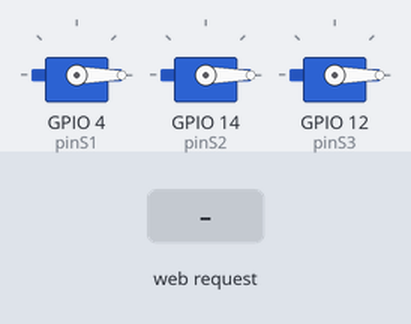
This sketch was run on a simulated ESP8266 (NodeMCU). Parts: 3 × servo. The test bench sets the inputs (shaded band). What the sketch prints to the serial monitor is not drawn.

Above: at 1.2 s.
1.3 s: HTTP request GET /set?m=1&a=1 received
Timing chart, 0 to 4.3 s (numbered marks = the images above; inputs shaded):
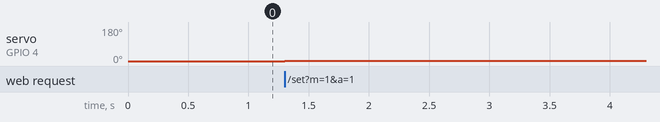

The sketch:

Code_motor_control.ino
```cpp
#include <ESP8266WiFi.h>
#include <ESP8266WebServer.h>
#include <Servo.h>

//code qui run sur une ESP8266, avec la librairie Servo.h. J'utilise des servo moteurs

Servo s1, s2, s3;

// Définition des nouvelles broches sécurisées
const int pinS1 = 4;  // Correspond à D2 sur la carte
const int pinS2 = 14;  // Correspond à D5 sur la carte
const int pinS3 = 12; // Correspond à D6 sur la carte

ESP8266WebServer server(80);

// Code HTML de la page web envoyée au smartphone
const char HTML_INTERFACE[] PROGMEM = R"=====(
<!DOCTYPE html>
<html>
<head>
  <meta charset="utf-8">
  <meta name="viewport" content="width=device-width, initial-scale=1">
  <title>Lattice Gripper Control</title>
  <style>
    body { font-family: 'Arial', sans-serif; text-align: center; background: #f4f4f9; padding: 20px; }
    h1 { color: #333; }
    .card { background: white; padding: 20px; margin: 15px auto; max-width: 400px; border-radius: 10px; box-shadow: 0 4px 6px rgba(0,0,0,0.1); }
    .slider { width: 100%; margin: 15px 0; height: 15px; border-radius: 5px; background: #ddd; outline: none; }
    span { font-weight: bold; color: #007bff; font-size: 1.2em; }
  </style>
</head>
<body>
  <h1>Multi-DoF Gripper Wi-Fi</h1>

  <div class="card">
    <h3>Moteur 1: <span id="val1">0</span>°</h3>
    <input type="range" min="0" max="270" value="0" class="slider" onchange="sendCmd(1, this.value)" oninput="document.getElementById('val1').innerText=this.value">
  </div>

  <div class="card">
    <h3>Moteur 2: <span id="val2">0</span>°</h3>
    <input type="range" min="0" max="270" value="0" class="slider" onchange="sendCmd(2, this.value)" oninput="document.getElementById('val2').innerText=this.value">
  </div>

  <div class="card">
    <h3>Moteur 3: <span id="val3">0</span>°</h3>
    <input type="range" min="0" max="270" value="0" class="slider" onchange="sendCmd(3, this.value)" oninput="document.getElementById('val3').innerText=this.value">
  </div>

  <script>
    function sendCmd(motor, angle) {
      fetch('/set?m=' + motor + '&a=' + angle);
    }
  </script>
</body>
</html>
)=====";

void handleRoot() {
  server.send(200, "text/html", HTML_INTERFACE);
}

void handleSet() {
  if (server.hasArg("m") && server.hasArg("a")) {
    int moteur = server.arg("m").toInt();
    int angle = server.arg("a").toInt();

    //range 0° to 270°
    int pulse = map(constrain(angle, 0, 270), 0, 270, 500, 2500);

    if (moteur == 1) s1.writeMicroseconds(pulse);
    else if (moteur == 2) s2.writeMicroseconds(pulse);
    else if (moteur == 3) s3.writeMicroseconds(pulse);

    server.send(200, "text/plain", "OK");
  } else {
    server.send(400, "text/plain", "Requete invalide");
  }
}

void setup() {
  Serial.begin(115200);

  s1.attach(pinS1, 500, 2500);
  s2.attach(pinS2, 500, 2500);
  s3.attach(pinS3, 500, 2500);

  // Initialisation: 0°
  s1.writeMicroseconds(500);
  s2.writeMicroseconds(500);
  s3.writeMicroseconds(500);

  // Creation Wi-Fi : MDP = "epfl2026"
  WiFi.softAP("Gripper-WiFi", "epfl2026");

  // Routes - serveur Web
  server.on("/", handleRoot);
  server.on("/set", handleSet);

  server.begin();
  Serial.println("Serveur pret ! Connectez-vous au reseau 'Gripper-WiFi'");
}

void loop() {
  server.handleClient(); // phone request
}
```

Measured:
- after the input at 1.3 s, servo on GPIO 4 (pinS1): 0° → 1° at once
